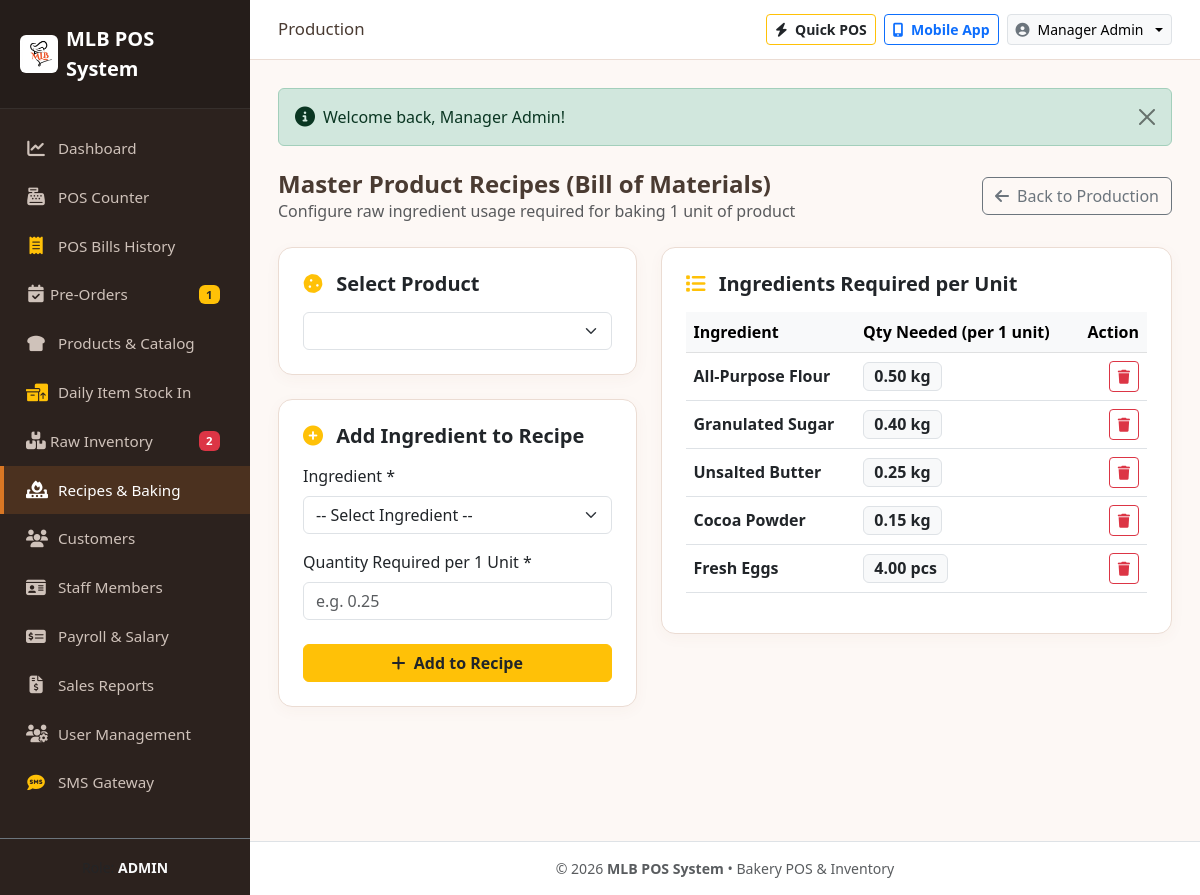
Screenshot of /modules/production/recipes.php?product_id=1 (signed in) with the database file from the repository.
### tables this page shows
CREATE TABLE IF NOT EXISTS `recipes` (
  `id` INT AUTO_INCREMENT PRIMARY KEY,
  `product_id` INT NOT NULL,
  `ingredient_id` INT NOT NULL,
  `quantity` DECIMAL(10,2) NOT NULL,
  FOREIGN KEY (`product_id`) REFERENCES `products`(`id`) ON DELETE CASCADE,
  FOREIGN KEY (`ingredient_id`) REFERENCES `ingredients`(`id`) ON DELETE CASCADE
);

CREATE TABLE IF NOT EXISTS `ingredients` (
  `id` INT AUTO_INCREMENT PRIMARY KEY,
  `name` VARCHAR(100) NOT NULL,
  `unit` VARCHAR(20) NOT NULL DEFAULT 'kg',
  `current_stock` DECIMAL(10,2) NOT NULL DEFAULT 0.00,
  `min_stock_alert` DECIMAL(10,2) NOT NULL DEFAULT 5.00,
  `cost_per_unit` DECIMAL(10,2) NOT NULL DEFAULT 0.00,
  `created_at` TIMESTAMP DEFAULT CURRENT_TIMESTAMP
);

### modules/production/recipes.php (the view, shortened to what this page needs)
<?php
require_once __DIR__ . '/../../includes/header.php';
$db = getDB();
$products = $db->query("SELECT * FROM products WHERE status = 'active' ORDER BY name ASC")->fetchAll();
$selectedProdId = isset($_GET['product_id']) ? (int)$_GET['product_id'] : ($products[0]['id'] ?? 0);
$currentRecipe = [];
if ($selectedProdId > 0) {
    $stmt = $db->prepare("SELECT r.*, i.name as ingredient_name, i.unit FROM recipes r JOIN ingredients i ON r.ingredient_id = i.id WHERE r.product_id = ?");
    $stmt->execute([$selectedProdId]);
    $currentRecipe = $stmt->fetchAll();
}
?>
<div class="d-flex justify-content-between align-items-center mb-4">
    <div>
        <h4 class="fw-bold mb-0">Master Product Recipes (Bill of Materials)</h4>
        <p class="text-muted mb-0">Configure raw ingredient usage required for baking 1 unit of product</p>
    </div>
    <a href="<?php echo BASE_URL; ?>modules/production/index.php" class="btn btn-outline-secondary">
        <i class="fa-solid fa-arrow-left me-1"></i> Back to Production
    </a>
</div>
<div class="row g-4">
    <div class="col-md-5">
        <div class="card card-bakery p-4 mb-4">
            <h5 class="fw-bold mb-3"><i class="fa-solid fa-cookie text-warning me-2"></i> Select Product</h5>
            <form method="GET" action="">
                <select name="product_id" class="form-select" onchange="this.form.submit()">
                </select>
            </form>
        </div>
        <div class="card card-bakery p-4">
            <h5 class="fw-bold mb-3"><i class="fa-solid fa-plus-circle text-warning me-2"></i> Add Ingredient to Recipe</h5>
            <form method="POST" action="">
                <div class="mb-3">
                    <label class="form-label font-weight-bold">Ingredient *</label>
                    <select name="ingredient_id" class="form-select" required>
                        <option value="">-- Select Ingredient --</option>
                    </select>
                </div>
                <div class="mb-4">
                    <label class="form-label font-weight-bold">Quantity Required per 1 Unit *</label>
                    <input type="number" step="0.01" min="0.001" name="quantity" class="form-control" placeholder="e.g. 0.25" required>
                </div>
                <button type="submit" name="add_recipe_item" value="1" class="btn btn-warning text-dark fw-bold w-100">
                    <i class="fa-solid fa-plus me-1"></i> Add to Recipe
                </button>
            </form>
        </div>
    </div>
    <div class="col-md-7">
        <div class="card card-bakery p-4">
            <h5 class="fw-bold mb-3"><i class="fa-solid fa-list text-warning me-2"></i> Ingredients Required per Unit</h5>
            <div class="table-responsive">
                <table class="table table-hover align-middle">
                    <thead class="table-light">
                        <tr>
                            <th>Ingredient</th>
                            <th>Qty Needed (per 1 unit)</th>
                            <th class="text-end">Action</th>
                        </tr>
                    </thead>
                    <tbody>
                        <?php if (empty($currentRecipe)): ?>
                            <tr><td colspan="3" class="text-center text-muted py-4">No recipe ingredients defined for this product yet.</td></tr>
                        <?php else: ?>
                            <?php foreach ($currentRecipe as $r): ?>
                                <tr>
                                    <td><strong class="text-dark"><?php echo htmlspecialchars($r['ingredient_name']); ?></strong></td>
                                    <td><span class="badge bg-light text-dark border fs-6"><?php echo $r['quantity'] . ' ' . $r['unit']; ?></span></td>
                                    <td class="text-end">
                                        <form method="POST" action="" onsubmit="return confirm('Remove ingredient from recipe?');" class="d-inline">
                                            <button type="submit" name="delete_recipe_item" value="1" class="btn btn-sm btn-outline-danger">
                                                <i class="fa-solid fa-trash"></i>
                                            </button>
                                        </form>
                                    </td>
                                </tr>
                            <?php endforeach; ?>
                        <?php endif; ?>
                    </tbody>
                </table>
            </div>
        </div>
    </div>
</div>
<?php require_once __DIR__ . '/../../includes/footer.php'; ?>

### assets/css/style.css (style rules this page uses)
:root { --bakery-primary: #d97724; --bakery-primary-dark: #b25310; --bakery-secondary: #8c4a27; --bakery-bg: #fdf8f5; --bakery-card-bg: #ffffff; --bakery-sidebar-bg: #2c221e; --bakery-sidebar-active: #d97724; --bakery-text: #4a3b32; --bakery-muted: #8d7a6e; }
body { background-color: var(--bakery-bg); color: var(--bakery-text); font-family: 'Segoe UI', system-ui, -apple-system, sans-serif; min-height: 100vh; display: flex; flex-direction: column; }
.card-bakery { background: var(--bakery-card-bg); border: 1px solid #ebdcd3; border-radius: 14px; box-shadow: 0 4px 15px rgba(140, 74, 39, 0.04); transition: transform 0.2s ease, box-shadow 0.2s ease; }

### rows the page displays
recipes: ingredient.name "All-Purpose Flour", quantity "0.50", ingredient.unit "kg"
recipes: ingredient.name "Granulated Sugar", quantity "0.40", ingredient.unit "kg"
recipes: ingredient.name "Unsalted Butter", quantity "0.25", ingredient.unit "kg"
recipes: ingredient.name "Cocoa Powder", quantity "0.15", ingredient.unit "kg"
recipes: ingredient.name "Fresh Eggs", quantity "4.00", ingredient.unit "pcs"

### other values shown
$pendingOrdersBadge "1"
$lowStockBadge "2"
str_replace('_', ' ', getCurrentUserRole()) "ADMIN"
$currentDir "Production"
getCurrentUserName() "Manager Admin"
$_SESSION['flash_' . $key] "Welcome back, Manager Admin!"
